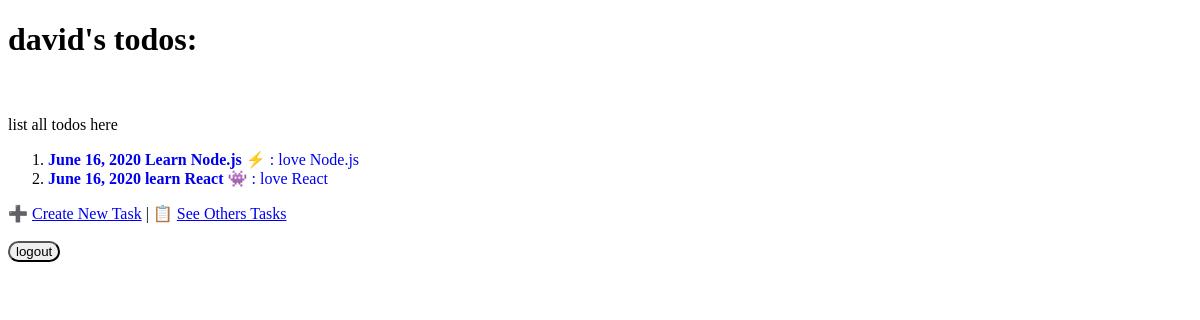
The app's page /mytodos/ (signed in), older data.
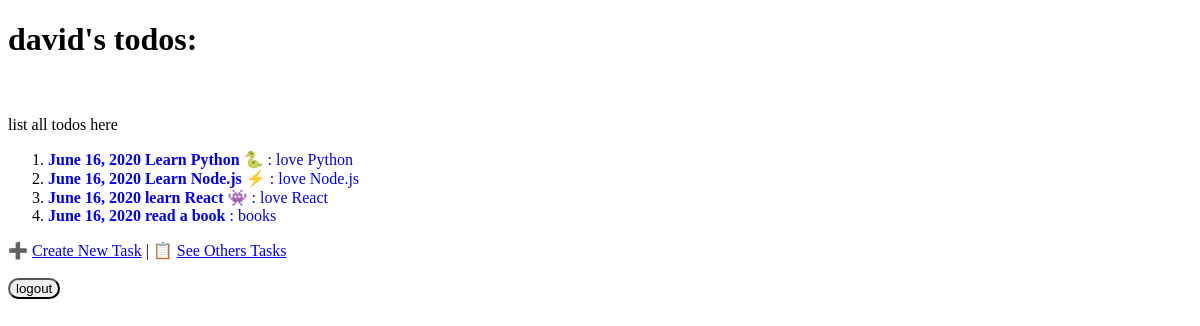
The same page, newer data.
### todo/models.py (models this page shows, shortened)
class Todo(models.Model):
    user_id = models.ForeignKey(User, on_delete=models.CASCADE)  # stores 1:n relationship user:todo
    dateCreated = models.DateField(auto_now_add=True)
    dateCompleted = models.DateField(null=True, blank=True)
    title = models.CharField(max_length=70)
    description = models.TextField(default=False)
    isImportant = models.BooleanField(default=False)

### todo/views.py (the view)
# urls.py: path('mytodos/', views.mytodos, name='mytodos'),
@login_required()
def mytodos(request):
    todos = Todo.objects.filter(user_id=request.user, dateCompleted__isnull=True)
    return render(request, 'todo/mytodos.html', {'allmytodos': todos})

### todo/templates/todo/mytodos.html (shortened to what this page needs)
{% load static %}
<!DOCTYPE html>
<html lang="en">
<head>
    <link rel="stylesheet" type="text/css" href="{% static 'css/style.css' %}">
</head>
<body>
{% if user.is_authenticated %}
    <h1>{{ user.username }}'s todos:</h1>
    <br><br>
    <section>list all todos here</section>
    <ol>
        {% for t in allmytodos %}
            <li>
                <a href="/todo/{{ t.id }}">
                    {% if t.isImportant %} <b> {% endif %}
                    {{ t.dateCreated }} {{ t.title }}
                    {% if t.isImportant %} </b> {% endif %}
                    {% if t.description %} : {{ t.description }}{% endif %}
                </a>
            </li>
        {% endfor %}
    </ol>
    <span>➕</span> <a href="/createnewtodo">Create New Task</a> |
    <span>📋</span> <a href="/alltodos">See Others Tasks</a>
    <br><br>
    <form action="{% url 'logoutuser' %}" method="post">
        <button type="submit">logout</button>
    </form>
{% else %}
    <a href="#">login</a>
    <a href="register">register</a>
{% endif %}
</body>
</html>

Row changes from the older to the newer data that the page shows:
now on this page (row edited): Todo: dateCreated "June 16, 2020", title "Learn Python 🐍", description "love Python"
now on this page (row edited): Todo: dateCreated "June 16, 2020", title "read a book", description "books"
